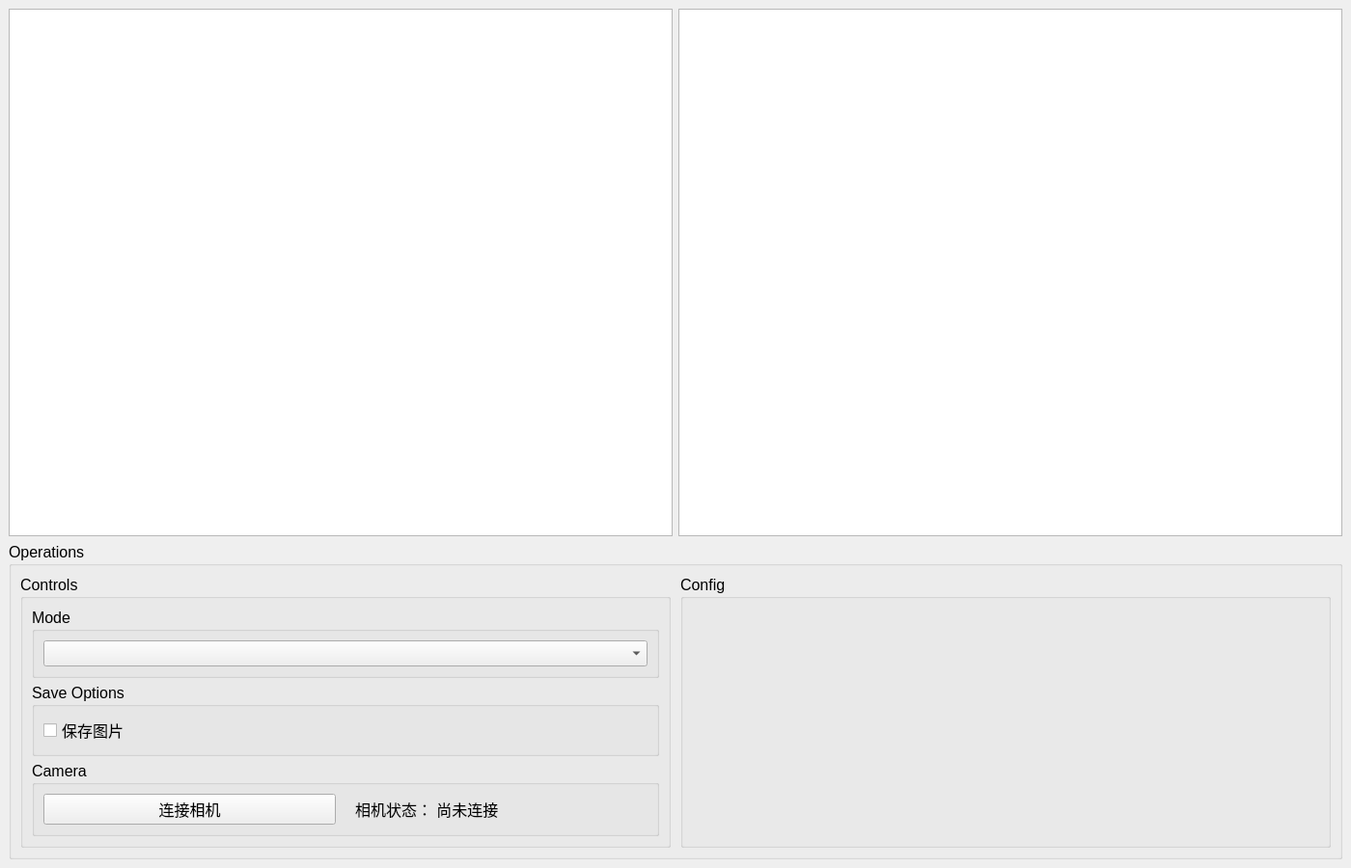
<?xml version="1.0" encoding="UTF-8"?>
<ui version="4.0">
 <class>MainWindow</class>
 <widget class="QMainWindow" name="MainWindow">
  <property name="geometry">
   <rect>
    <x>0</x>
    <y>0</y>
    <width>1400</width>
    <height>900</height>
   </rect>
  </property>
  <property name="windowTitle">
   <string>MainWindow</string>
  </property>
  <widget class="QWidget" name="central widget">
   <property name="font">
    <font>
     <pointsize>12</pointsize>
    </font>
   </property>
   <layout class="QGridLayout" name="gridLayout">
    <!-- Top row: camera view and logs -->
    <item row="0" column="0">
     <widget class="QGraphicsView" name="graphicsView"/>
    </item>
    <item row="0" column="1">
     <widget class="QListWidget" name="listLogs"/>
    </item>
    <!-- Bottom merged area spanning both columns -->
    <item row="1" column="0" colspan="2">
     <widget class="QGroupBox" name="groupBottom">
      <property name="title">
       <string>Operations</string>
      </property>
      <layout class="QGridLayout" name="gridLayoutBottom">
        <property name="spacing">
         <number>10</number>
        </property>

        <!-- Left sub-area: combined controls -->
        <item row="0" column="0">
          <widget class="QGroupBox" name="groupControls">
            <property name="title"><string>Controls</string></property>
            <property name="minimumHeight"><number>250</number></property>
            <property name="sizePolicy">
              <sizepolicy hsizetype="Preferred" vsizetype="Fixed">
                <horstretch>0</horstretch><verstretch>0</verstretch>
              </sizepolicy>
            </property>
            <layout class="QVBoxLayout" name="verticalLayoutControls">
              <property name="spacing"><number>5</number></property>

              <!-- Mode selection group -->
              <item>
                <widget class="QGroupBox" name="groupMode">
                  <property name="title"><string>Mode</string></property>
                  <layout class="QGridLayout" name="gridLayoutModes">
                    <property name="horizontalSpacing"><number>4</number></property>
                    <property name="verticalSpacing"><number>4</number></property>
                    <item row="0" column="0">
                      <widget class="QComboBox" name="comboMode">
                        <property name="sizePolicy">
                          <sizepolicy hsizetype="Preferred" vsizetype="Fixed">
                            <horstretch>0</horstretch><verstretch>0</verstretch>
                          </sizepolicy>
                        </property>
                      </widget>
                    </item>
                  </layout>
                </widget>
              </item>
              <!-- Save image checkbox group -->
              <item>
                <widget class="QGroupBox" name="groupSave">
                  <property name="title"><string>Save Options</string></property>
                  <layout class="QVBoxLayout" name="verticalLayoutSave">
                    <property name="spacing"><number>5</number></property>

                    <item><widget class="QCheckBox" name="chkSaveImage"><property name="text"><string>保存图片</string></property></widget></item>
                  </layout>
                </widget>
              </item>
              <!-- Camera controls group -->
              <item>
                <widget class="QGroupBox" name="groupCamera">
                  <property name="title"><string>Camera</string></property>
                  <layout class="QHBoxLayout" name="horizontalLayoutCamera">
                    <property name="spacing"><number>20</number></property>

                    <item><widget class="QPushButton" name="btnConnectCamera"><property name="text"><string>连接相机</string></property><property name="minimumWidth"><number>120</number></property><property name="minimumHeight"><number>40</number></property><property name="maximumWidth"><number>120</number></property><property name="maximumHeight"><number>40</number></property></widget></item>
                    <item><widget class="QLabel" name="labelCameraStatus"><property name="text"><string>相机状态： 尚未连接</string></property></widget></item>
                  </layout>
                </widget>
              </item>
            </layout>
          </widget>
        </item>
        <!-- Right sub-area: configuration parameters -->
        <item row="0" column="1">
          <widget class="QGroupBox" name="groupConfig">
            <property name="title"><string>Config</string></property>
            <property name="sizePolicy"><sizepolicy hsizetype="Preferred" vsizetype="Preferred"><horstretch>0</horstretch><verstretch>0</verstretch></sizepolicy></property>
            <property name="minimumHeight"><number>250</number></property>
            <layout class="QGridLayout" name="gridConfig">
              <!-- Dynamic config widgets will be added here at runtime -->
            </layout>
          </widget>
        </item>
      </layout>
     </widget>
    </item>
   </layout>
  </widget>
 </widget>
 <resources/>
 <connections/>
</ui>
